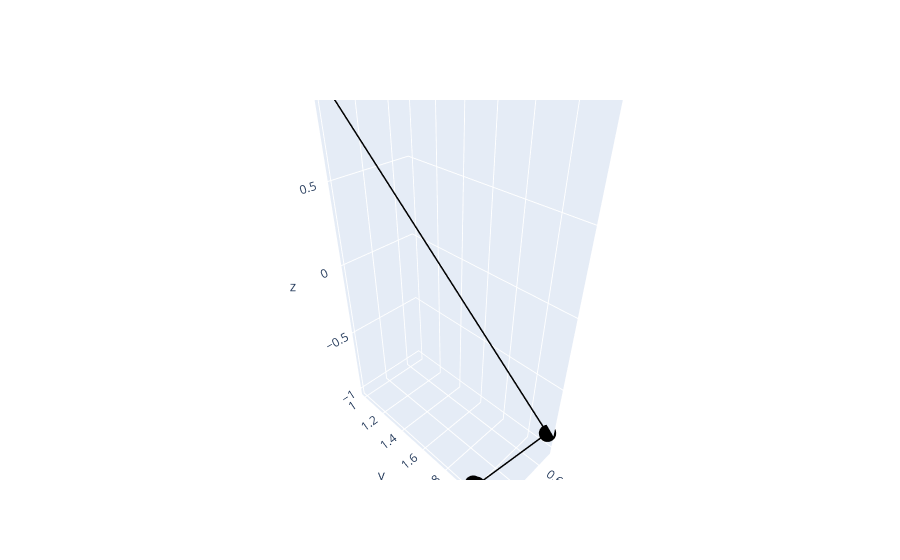

Notebook cell for this chart:
### Code cell
plot_iters(x)

### Figure 1 — Plotly figure (JSON) as saved in the notebook; plotly's stock layout.template omitted (floating-point values rounded to 4 significant figures)
{"data": [{"line": {"color": "black", "width": 3}, "marker": {"colorscale": [[0, "#440154"], [0.1111, "#482878"], [0.2222, "#3e4989"], [0.3333, "#31688e"], [0.4444, "#26828e"], [0.5556, "#1f9e89"], [0.6667, "#35b779"], [0.7778, "#6ece58"], [0.8889, "#b5de2b"], [1, "#fde725"]], "size": 6}, "type": "scatter3d", "x": [1, 0.5, 0.9909, 1.002, 1.0, 1.0, 1.0, 1.0], "y": [1, 2.136, 2.02, 2.002, 2.0, 2.0, 2.0, 2.0], "z": [1, -0.8864, -0.9999, -1.001, -1.0, -1.0, -1.0, -1.0]}], "layout": {}}
